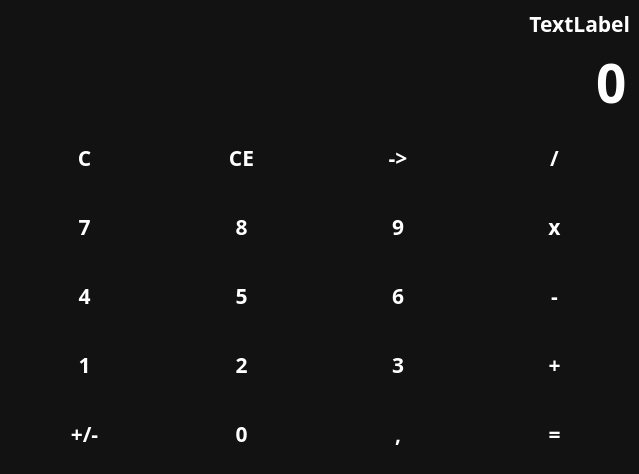
<?xml version="1.0" encoding="UTF-8"?>
<ui version="4.0">
 <class>MainWindow</class>
 <widget class="QMainWindow" name="MainWindow">
  <property name="geometry">
   <rect>
    <x>0</x>
    <y>0</y>
    <width>639</width>
    <height>474</height>
   </rect>
  </property>
  <property name="windowTitle">
   <string>Cockulator</string>
  </property>
  <property name="styleSheet">
   <string notr="true">QWidget {
	color: white;
	background-color: #121212;
	font-family: Rubik;
	font-size: 16pt;
	font-weight: 600;
}
QPushButton {
	background-color: transparent;
	border: none;
}
QPushButton:hover {
	background-color: #666;
}

QPushButton:pressed {
	background-color: #888;
}</string>
  </property>
  <widget class="QWidget" name="centralwidget">
   <layout class="QVBoxLayout" name="verticalLayout">
    <item>
     <widget class="QLabel" name="label">
      <property name="styleSheet">
       <string notr="true"/>
      </property>
      <property name="text">
       <string>TextLabel</string>
      </property>
      <property name="alignment">
       <set>Qt::AlignRight|Qt::AlignTrailing|Qt::AlignVCenter</set>
      </property>
     </widget>
    </item>
    <item>
     <widget class="QLineEdit" name="lineEdit">
      <property name="styleSheet">
       <string notr="true">font-size: 40pt;
border: none;</string>
      </property>
      <property name="text">
       <string>0</string>
      </property>
      <property name="maxLength">
       <number>16</number>
      </property>
      <property name="alignment">
       <set>Qt::AlignRight|Qt::AlignTrailing|Qt::AlignVCenter</set>
      </property>
      <property name="readOnly">
       <bool>true</bool>
      </property>
     </widget>
    </item>
    <item>
     <layout class="QGridLayout" name="gridLayout">
      <item row="0" column="4">
       <widget class="QPushButton" name="pushButton_13">
        <property name="sizePolicy">
         <sizepolicy hsizetype="Minimum" vsizetype="Expanding">
          <horstretch>0</horstretch>
          <verstretch>0</verstretch>
         </sizepolicy>
        </property>
        <property name="text">
         <string>/</string>
        </property>
        <property name="shortcut">
         <string>/</string>
        </property>
       </widget>
      </item>
      <item row="4" column="2">
       <widget class="QPushButton" name="pushButton_19">
        <property name="sizePolicy">
         <sizepolicy hsizetype="Minimum" vsizetype="Expanding">
          <horstretch>0</horstretch>
          <verstretch>0</verstretch>
         </sizepolicy>
        </property>
        <property name="text">
         <string>,</string>
        </property>
        <property name="shortcut">
         <string>,</string>
        </property>
       </widget>
      </item>
      <item row="1" column="2">
       <widget class="QPushButton" name="pushButton_3">
        <property name="sizePolicy">
         <sizepolicy hsizetype="Minimum" vsizetype="Expanding">
          <horstretch>0</horstretch>
          <verstretch>0</verstretch>
         </sizepolicy>
        </property>
        <property name="text">
         <string>9</string>
        </property>
        <property name="shortcut">
         <string>9</string>
        </property>
       </widget>
      </item>
      <item row="2" column="0">
       <widget class="QPushButton" name="pushButton_11">
        <property name="sizePolicy">
         <sizepolicy hsizetype="Minimum" vsizetype="Expanding">
          <horstretch>0</horstretch>
          <verstretch>0</verstretch>
         </sizepolicy>
        </property>
        <property name="text">
         <string>4</string>
        </property>
        <property name="shortcut">
         <string>4</string>
        </property>
       </widget>
      </item>
      <item row="2" column="4">
       <widget class="QPushButton" name="pushButton_14">
        <property name="sizePolicy">
         <sizepolicy hsizetype="Minimum" vsizetype="Expanding">
          <horstretch>0</horstretch>
          <verstretch>0</verstretch>
         </sizepolicy>
        </property>
        <property name="text">
         <string>-</string>
        </property>
        <property name="shortcut">
         <string>-</string>
        </property>
       </widget>
      </item>
      <item row="4" column="1">
       <widget class="QPushButton" name="pushButton_20">
        <property name="sizePolicy">
         <sizepolicy hsizetype="Minimum" vsizetype="Expanding">
          <horstretch>0</horstretch>
          <verstretch>0</verstretch>
         </sizepolicy>
        </property>
        <property name="text">
         <string>0</string>
        </property>
        <property name="shortcut">
         <string>0</string>
        </property>
       </widget>
      </item>
      <item row="1" column="4">
       <widget class="QPushButton" name="pushButton_7">
        <property name="sizePolicy">
         <sizepolicy hsizetype="Minimum" vsizetype="Expanding">
          <horstretch>0</horstretch>
          <verstretch>0</verstretch>
         </sizepolicy>
        </property>
        <property name="text">
         <string>x</string>
        </property>
        <property name="shortcut">
         <string>*</string>
        </property>
       </widget>
      </item>
      <item row="3" column="1">
       <widget class="QPushButton" name="pushButton_4">
        <property name="sizePolicy">
         <sizepolicy hsizetype="Minimum" vsizetype="Expanding">
          <horstretch>0</horstretch>
          <verstretch>0</verstretch>
         </sizepolicy>
        </property>
        <property name="text">
         <string>2</string>
        </property>
        <property name="shortcut">
         <string>2</string>
        </property>
       </widget>
      </item>
      <item row="0" column="1">
       <widget class="QPushButton" name="pushButton_9">
        <property name="sizePolicy">
         <sizepolicy hsizetype="Minimum" vsizetype="Expanding">
          <horstretch>0</horstretch>
          <verstretch>0</verstretch>
         </sizepolicy>
        </property>
        <property name="text">
         <string>CE</string>
        </property>
       </widget>
      </item>
      <item row="4" column="0">
       <widget class="QPushButton" name="pushButton_21">
        <property name="sizePolicy">
         <sizepolicy hsizetype="Minimum" vsizetype="Expanding">
          <horstretch>0</horstretch>
          <verstretch>0</verstretch>
         </sizepolicy>
        </property>
        <property name="text">
         <string>+/-</string>
        </property>
       </widget>
      </item>
      <item row="3" column="0">
       <widget class="QPushButton" name="pushButton_16">
        <property name="sizePolicy">
         <sizepolicy hsizetype="Minimum" vsizetype="Expanding">
          <horstretch>0</horstretch>
          <verstretch>0</verstretch>
         </sizepolicy>
        </property>
        <property name="text">
         <string>1</string>
        </property>
        <property name="shortcut">
         <string>1</string>
        </property>
       </widget>
      </item>
      <item row="1" column="0">
       <widget class="QPushButton" name="pushButton_10">
        <property name="sizePolicy">
         <sizepolicy hsizetype="Minimum" vsizetype="Expanding">
          <horstretch>0</horstretch>
          <verstretch>0</verstretch>
         </sizepolicy>
        </property>
        <property name="text">
         <string>7</string>
        </property>
        <property name="shortcut">
         <string>7</string>
        </property>
       </widget>
      </item>
      <item row="1" column="1">
       <widget class="QPushButton" name="pushButton_5">
        <property name="sizePolicy">
         <sizepolicy hsizetype="Minimum" vsizetype="Expanding">
          <horstretch>0</horstretch>
          <verstretch>0</verstretch>
         </sizepolicy>
        </property>
        <property name="text">
         <string>8</string>
        </property>
        <property name="shortcut">
         <string>8</string>
        </property>
       </widget>
      </item>
      <item row="4" column="4">
       <widget class="QPushButton" name="pushButton_18">
        <property name="sizePolicy">
         <sizepolicy hsizetype="Minimum" vsizetype="Expanding">
          <horstretch>0</horstretch>
          <verstretch>0</verstretch>
         </sizepolicy>
        </property>
        <property name="text">
         <string>=</string>
        </property>
        <property name="shortcut">
         <string>=</string>
        </property>
       </widget>
      </item>
      <item row="2" column="2">
       <widget class="QPushButton" name="pushButton">
        <property name="sizePolicy">
         <sizepolicy hsizetype="Minimum" vsizetype="Expanding">
          <horstretch>0</horstretch>
          <verstretch>0</verstretch>
         </sizepolicy>
        </property>
        <property name="text">
         <string>6</string>
        </property>
        <property name="shortcut">
         <string>6</string>
        </property>
       </widget>
      </item>
      <item row="0" column="0">
       <widget class="QPushButton" name="pushButton_8">
        <property name="sizePolicy">
         <sizepolicy hsizetype="Minimum" vsizetype="Expanding">
          <horstretch>0</horstretch>
          <verstretch>0</verstretch>
         </sizepolicy>
        </property>
        <property name="text">
         <string>C</string>
        </property>
       </widget>
      </item>
      <item row="2" column="1">
       <widget class="QPushButton" name="pushButton_6">
        <property name="sizePolicy">
         <sizepolicy hsizetype="Minimum" vsizetype="Expanding">
          <horstretch>0</horstretch>
          <verstretch>0</verstretch>
         </sizepolicy>
        </property>
        <property name="text">
         <string>5</string>
        </property>
        <property name="shortcut">
         <string>5</string>
        </property>
       </widget>
      </item>
      <item row="3" column="2">
       <widget class="QPushButton" name="pushButton_15">
        <property name="sizePolicy">
         <sizepolicy hsizetype="Minimum" vsizetype="Expanding">
          <horstretch>0</horstretch>
          <verstretch>0</verstretch>
         </sizepolicy>
        </property>
        <property name="text">
         <string>3</string>
        </property>
        <property name="shortcut">
         <string>3</string>
        </property>
       </widget>
      </item>
      <item row="3" column="4">
       <widget class="QPushButton" name="pushButton_2">
        <property name="sizePolicy">
         <sizepolicy hsizetype="Minimum" vsizetype="Expanding">
          <horstretch>0</horstretch>
          <verstretch>0</verstretch>
         </sizepolicy>
        </property>
        <property name="text">
         <string>+</string>
        </property>
        <property name="shortcut">
         <string>+</string>
        </property>
       </widget>
      </item>
      <item row="0" column="2">
       <widget class="QPushButton" name="pushButton_12">
        <property name="sizePolicy">
         <sizepolicy hsizetype="Minimum" vsizetype="Expanding">
          <horstretch>0</horstretch>
          <verstretch>0</verstretch>
         </sizepolicy>
        </property>
        <property name="text">
         <string>-&gt;</string>
        </property>
        <property name="shortcut">
         <string>Backspace</string>
        </property>
       </widget>
      </item>
     </layout>
    </item>
   </layout>
  </widget>
 </widget>
 <resources/>
 <connections/>
</ui>
